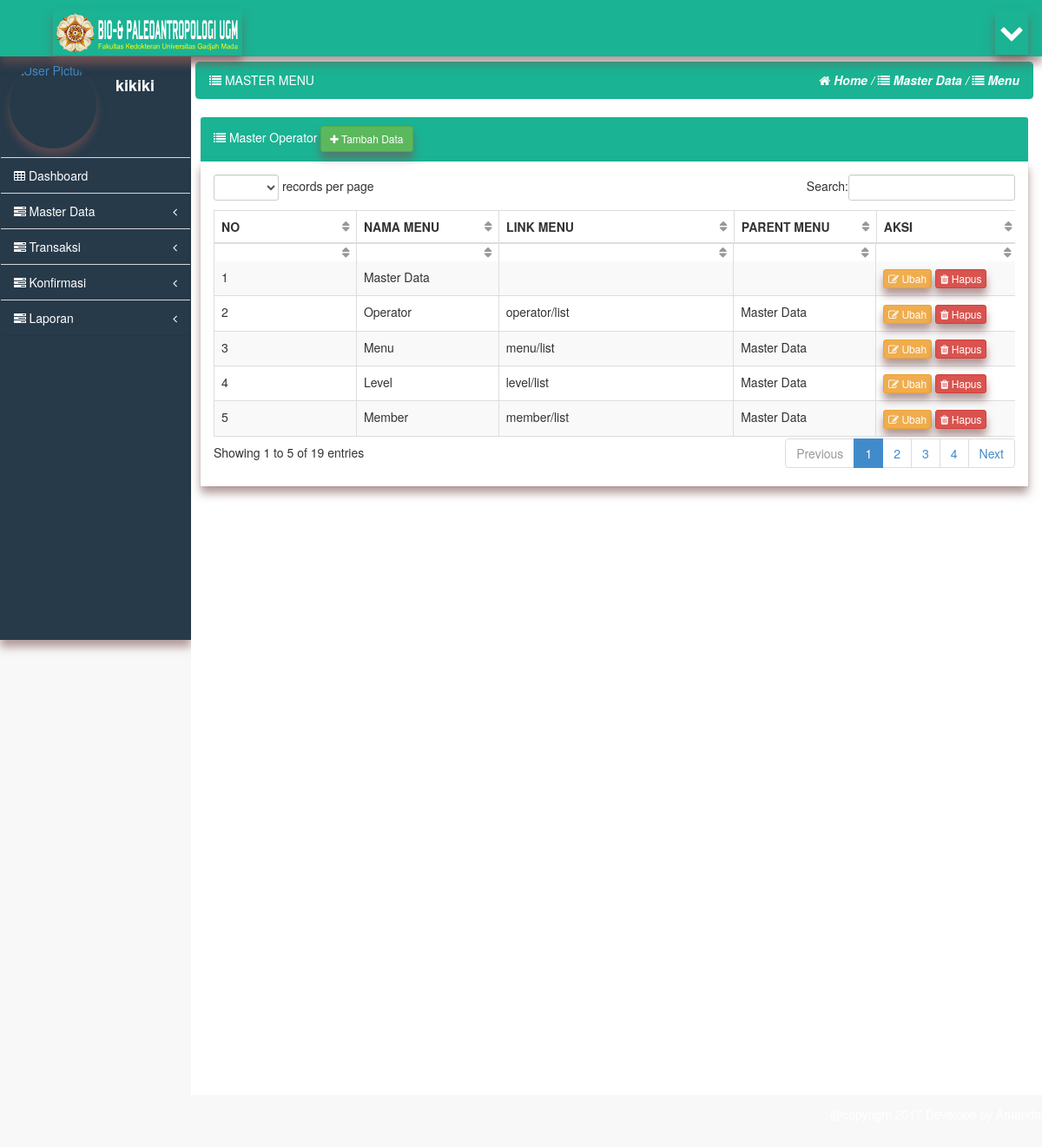
Screenshot of /menejemen/admin/index.php?hal=menu/list (signed in) with the database file from the repository.
### tables this page shows
CREATE TABLE IF NOT EXISTS `ref_menu` (
`menu_id` tinyint(4) NOT NULL,
  `menu_name` varchar(30) NOT NULL,
  `menu_url` varchar(50) NOT NULL,
  `menu_parent` tinyint(4) NOT NULL
);

### menejemen/admin/menu/list.php (the view, shortened to what this page needs)
<div id="content">
            <div class="inner">
            <div class="row" style="padding-top: 10px; padding-right: 10px; padding-left: 10px;">
                <div class="panel panel-primary" style="border-color: #1ab394;">
                    <div class="panel-heading">
                       <div class="row">
                            <div class="col-md-4">
                             <span class="fa fa-list"></span> MASTER MENU
                        </div>
                        <div class="col-md-8">
                            <div class="text-right"><b><i><span class="fa fa-home"></span> Home / <span class="fa fa-list"></span> Master Data / <span class="fa fa-list"> </span> Menu</i></b></div>
                        </div>
                       </div>
                    </div>
                </div>
            </div>
                <div class="row">
                <div class="col-lg-12">
                    <div class="panel panel-primary" style="border-color:#f8f8f8;">
                        <div class="panel-heading">
                            <span class="fa fa-list"></span> Master Operator <a href="index.php?hal=menu/add" class="btn btn-sm btn-success dim_about"><span class="fa fa-plus"></span> Tambah Data</a>
                        </div>
                        <div class="panel-body dim_about">
                            <div class="table-responsive">
                                <table class="table table-striped table-bordered table-hover" id="dataTables-example">
                                    <thead>
                                        <tr>
                                            <th width="10%">NO</th>
                                            <th width="10%">NAMA MENU</th>
                                            <th width="10%">LINK MENU</th>
                                            <th width="10%">PARENT MENU</th>
                                            <th width="10%">AKSI</th>
                                        </tr>
                                    </thead>
                                    <tbody>
                                    <?php
                                        $no = 1;
                                        $query = mysql_query("SELECT menu_id, menu_name, menu_url, menu_parent from ref_menu");
                                        while ($row = mysql_fetch_array($query)) {
                                                $var_parent     = $row['menu_parent'];
                                     ?>
                                        <tr class="odd gradeX">
                                            <td><?php echo $no++; ?></td>
                                            <td class="center"><?php echo $row['menu_name']; ?></td>
                                            <td class="center"><?php echo $row['menu_url']; ?></td>
                                            <?php
                                                $parent = "SELECT menu_name from ref_menu where menu_id='".$var_parent."'";
                                                $runparent = mysql_query($parent);
                                                $ambildata = mysql_fetch_array($runparent);
                                                    $varmenu_parent = $ambildata ['menu_name'];
                                                  ?>
                                            <td><?php echo $varmenu_parent;; ?></td>
                                            <td>
                                                <a href="index.php?hal=menu/edit&id=<?php echo $row['menu_id']; ?>" class="btn btn-warning btn-xs dim_about"><span class="fa fa-edit"></span> Ubah</a>
                                                <a href="index.php?hal=menu/list&hapus=<?php echo $row['menu_id']; ?>" class="btn btn-danger btn-xs dim_about"><span class="fa fa-trash"></span> Hapus</a>
                                            </td>
                                        </tr>
                                       <?php } ?>
                                    </tbody>
                                </table>
                            </div>
                        </div>
                    </div>
                </div>
            </div>
        </div>

### menejemen/inc/inc-menu.php (shortened to what this page needs)
<?php
$sqlmenu1="select menu_id, menu_name, menu_parent from ref_menu where menu_parent = 0";
$resultmenu1=mysql_query($sqlmenu1);
while($datamenu1=mysql_fetch_array($resultmenu1)){
    $varMenuId=$datamenu1['menu_id'];
    $varMenuName=$datamenu1['menu_name'];
    $varMenuParent=$datamenu1['menu_parent'];?>
    <li class="panel" >
    <a href="#" data-toggle="collapse" data-target=".collapse-<?php echo $varMenuId; ?>" style="color: white;">
        <i class="icon-tasks"> </i>
        <?php echo $varMenuName ?>
        <span class="pull-right">
            <i class="icon-angle-left"></i>
        </span>
    </a>
    </li>
<?php
}
?>

### menejemen/admin/assets/css/main.css (style rules this page uses)
@media (min-width: 768px) { html, body { height: 100%; } }
body.padTop53 { padding-top: 75px; overflow: visible; }
@media (min-width: 802px) { body.padTop53 { padding-top: 51px; } }
@media (min-width: 768px) { #content { margin-left: 100px; } }
@media (min-width: 992px) { #content { margin-left: 220px; } }
#menu > li { position: relative; display: block; margin: 0; border-width: 0; border-radius: 0; }
#menu > li > a { position: relative; display: block; padding: 10px 15px; color: #1933EC; border-top:1px solid rgb(216, 215, 215); }
#menu > li.panel { background-color: transparent; }
#menu li > a { text-decoration: none; }
@media (min-width: 768px) { .mini-sidebar #menu > li > a, #menu > li > a { text-align: center; } }
@media (min-width: 768px) { .mini-sidebar #menu > li > a > i, #menu > li > a > i { display: block; font-size: 20px; } }
@media (min-width: 992px) { #menu > li > a { text-align: left; } }
@media (min-width: 992px) { #menu > li > a > i { display: inline; font-size: 14px; } }
#content { -webkit-transition: margin 0.4s; transition: margin 0.4s; }
.inner { position: relative; min-height: 1px; padding-right: 15px; padding-left: 10px; background: #fff; border: 0px solid #e4e4e4; min-height:1200px; }
@media (min-width: 768px) { .inner { float: left; width: 100%; } }
.inner .row { margin-right: -15px; margin-left: -15px; }

### menejemen/admin/assets/css/MoneAdmin.css (style rules this page uses)
body { background-color: #f8f8f8; }
table.dataTable thead .sorting, table.dataTable thead .sorting_asc:after, table.dataTable thead .sorting_desc, table.dataTable thead .sorting_asc_disabled, table.dataTable thead .sorting_desc_disabled { background: transparent; }
table.dataTable thead .sorting_asc:after { content: "\f0de"; float: right; font-family: fontawesome; }
table.dataTable thead .sorting:after { content: "\f0dc"; float: right; font-family: fontawesome; color: rgba(50,50,50,.5); }

### menejemen/admin/index.php (style rules this page uses)
.dim_about { box-shadow: inset 0 0 0 rgba(30, 172, 174, 0.39), 0 10px 0 0 rgba(30, 172, 174, 0), 0 8px 10px rgba(123, 83, 83, 0.58); }
.panel-primary .panel-heading { color: #ffffff; background-color: #1ab394; border-color: #1ab394; }

### rows the page displays
ref_menu: menu_name "Master Data"
ref_menu: menu_name "Transaksi"
ref_menu: menu_name "Konfirmasi"
ref_menu: menu_name "Laporan"
ref_menu: menu_name "Operator", menu_url "operator/list", ref_menu.menu_name "Master Data"
ref_menu: menu_name "Menu", menu_url "menu/list", ref_menu.menu_name "Master Data"
ref_menu: menu_name "Level", menu_url "level/list", ref_menu.menu_name "Master Data"
ref_menu: menu_name "Member", menu_url "member/list", ref_menu.menu_name "Master Data"

### other values shown
$_SESSION['operator_username'] "kikiki"
